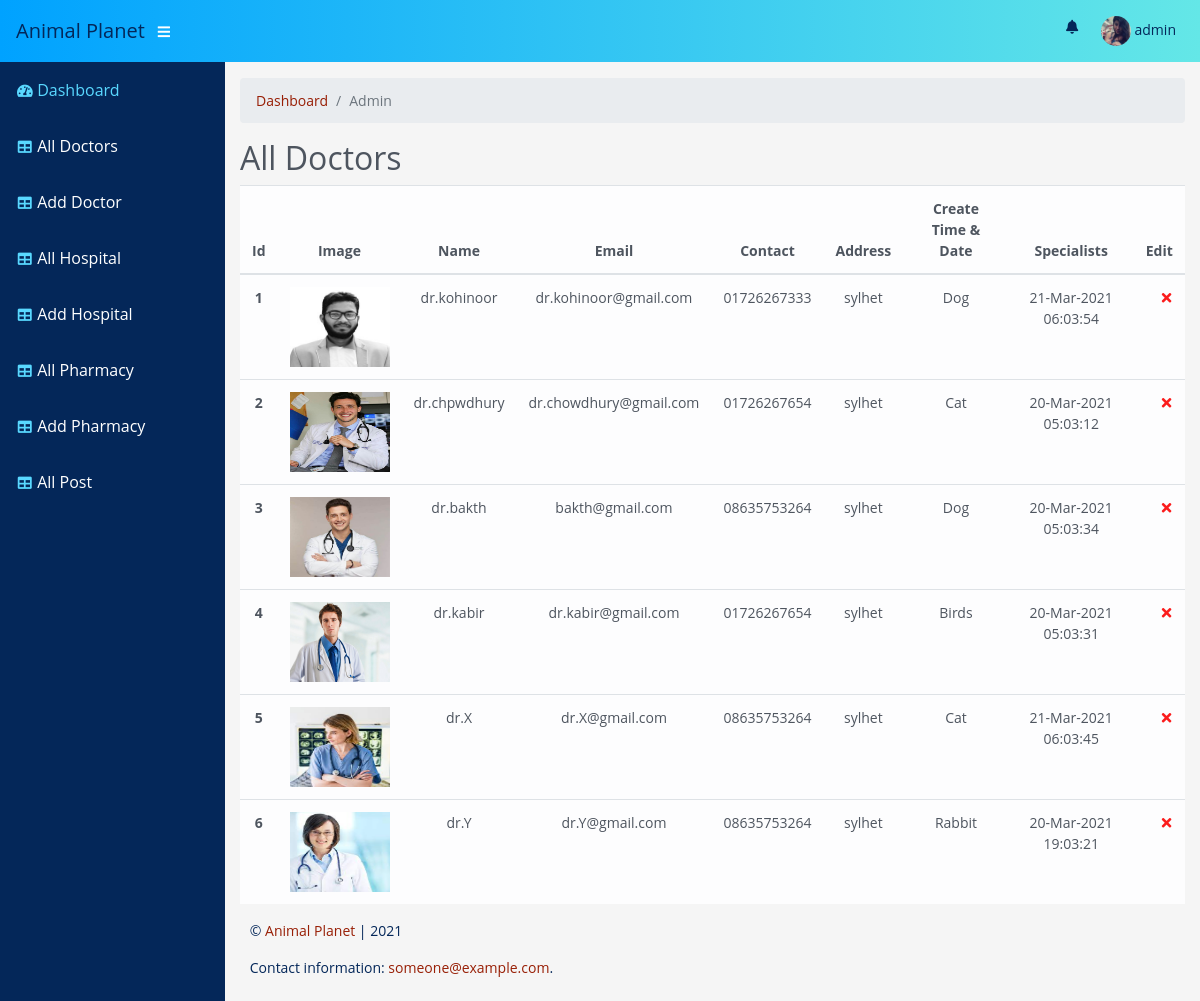
The app's page /admin/index.php?page=allDoctors (signed in) with its own data.
### tables this page shows
CREATE TABLE `users` (
  `id` bigint(20) UNSIGNED NOT NULL,
  `name` varchar(255) NOT NULL,
  `email` varchar(255) NOT NULL,
  `user_type` varchar(255) NOT NULL DEFAULT 'user',
  `phone` varchar(255) DEFAULT NULL,
  `address` varchar(255) DEFAULT NULL,
  `specialists` varchar(255) DEFAULT NULL,
  `password` varchar(255) NOT NULL,
  `created_at` timestamp NULL DEFAULT NULL,
  `updated_at` timestamp NULL DEFAULT NULL
);

CREATE TABLE `images` (
  `id` bigint(20) UNSIGNED NOT NULL,
  `url` varchar(255) NOT NULL,
  `image_src` varchar(255) NOT NULL,
  `user_id` bigint(20) UNSIGNED NOT NULL,
  `created_at` timestamp NULL DEFAULT NULL,
  `updated_at` timestamp NULL DEFAULT NULL
);

### controller/db_functions.php (called while the page is built, shortened)
<?php
class  DB_Functions
{
    private $conn;
    function __construct()
    {
        require_once 'connect.php';
        $db = new Connect();
        $this->conn = $db->connection();
    }
    public static function db()
    {
        return new DB_Functions();
    }
    function getImages($image_src, $user_id)
    {
        $result = $this->conn->prepare("SELECT * FROM images WHERE image_src =? and user_id =? ORDER BY id DESC");
        $result->bind_param("ss", $image_src, $user_id);
        $result->execute();
        $images = $result->get_result()->fetch_all(MYSQLI_ASSOC);
        return $images;
    }
    function getDoctors()
    {
        $query = "SELECT
  users.*,
  COUNT(posts.doctor_id) AS Total
FROM
  users
LEFT JOIN posts ON users.id = posts.doctor_id
WHERE users.user_type = 'doctor'
GROUP BY users.id,users.name ORDER BY Total DESC;";
        $result = $this->conn->query($query) or die($this->conn->error . __LINE__);
        return $result;
    }
}

### controller/connect.php (called while the page is built, shortened)
<?php
class Connect
{
    public function connection()
    {
        $this->connect = new mysqli(DB_HOST, DB_USER, DB_PASSWORD, DB_DATABASE);
        return $this->connect;
    }
}

### controller/dashboard_value.php (called while the page is built, shortened)
<?php
include "../controller/db_functions.php";
class DashboardValue extends DB_Functions
{
    public static function getAllDoctor()
    {
        return self::db()->getDoctors();
    }
    public static function getDoctorImage($id)
    {
        $value = self::db()->getImages('doctor', $id);
        if (!empty($value)) {
            return $value[0]['url'];
        } else {
            return null;
        }
    }
}

### admin/allDoctors.php (the view, shortened to what this page needs)
<?php
include "../controller/dashboard_value.php";
?>
<div class="container-fluid">
    <ol class="breadcrumb">
        <li class="breadcrumb-item">
            <a href="">Dashboard</a>
        </li>
        <li class="breadcrumb-item active">Admin</li>
    </ol>
    <div class="container-fluid">
        <div class="row">
            <h2>All Doctors</h2>
            <div class="table-responsive">
                <table class="table table-light">
                    <thead class="text-center">
                    <tr>
                        <th scope="col">Id</th>
                        <th scope="col">Image</th>
                        <th scope="col">Name</th>
                        <th scope="col">Email</th>
                        <th scope="col">Contact</th>
                        <th scope="col">Address</th>
                        <th scope="col">Create Time & Date</th>
                        <th scope="col">Specialists</th>
                        <th scope="col">Edit</th>
                    </tr>
                    </thead>
                    <tbody>
                    <?php
                    $result = DashboardValue::getAllDoctor();
                    $x = 0;
                    while ($item = mysqli_fetch_assoc($result)) {
                        $x++;
                        ?>
                        <tr>
                            <th><?php echo $x; ?></th>
                            <td><img height="80" width="100"
                                    <?php
                                    $image = DashboardValue::getDoctorImage($item['id']);
                                    if ($image == null) {
                                        ?>
                                        src="./resource/img/doc-1.png"
                                    <?php
                                    } else {
                                        ?>
                                        src="../userview/uploads/<?php echo DashboardValue::getDoctorImage($item['id']); ?>"
                                    <?php
                                    } ?>
                                     alt=""/></td>
                            <td><?php echo $item['name']; ?></td>
                            <td><?php echo $item['email']; ?></td>
                            <td><?php echo $item['phone']; ?></td>
                            <td><?php echo $item['address']; ?></td>
                            <td><?php echo $item['specialists']; ?></td>
                            <td><?php echo date_format(date_create($item['created_at']), "d-M-Y H:m:s"); ?></td>
                            <td>
                                <a id="deleteDoctor" data-id="<?php echo $item['id']; ?>" href="#"> <i
                                            class="fas fa-times delete"></i></a>&nbsp;
                            </td>
                        </tr>
                        <?php
                    }
                    ?>
                    </tbody>
                </table>
            </div>
        </div>
    </div>
    <div class="row">
        <div class="col-md-12">
            <div class="footer">
                <p>&copy; <a href="#">Animal Planet </a> | 2021</p>
                <p>
                    Contact information:
                    <a href="mailto:someone@example.com">someone@example.com</a>.
                </p>
            </div>
        </div>
    </div>
</div>

### admin/resource/css/main.css (style rules this page uses)
html { position: relative; min-height: 100%; }
body { height: 100%; }
.breadcrumb li a { color: rgb(89, 216, 255)enrod; }
:root { --input-padding-x: 0.75rem; --input-padding-y: 0.75rem; }
.table tbody tr { text-align: center; }
.table tbody tr .delete { color: #FB1C1C; }
body { font-family: "Open Sans", sans-serif; color: #4e555f; font-size: 14px; }
a { color: #981F06; }
.delete, .absent { color: #FB1C1C; }
.footer { position: absolute; padding-left: 1%; width: 100%; color: #042759; text-align: left; }

### records on screen
users: id.url (picture), name "dr.kohinoor", email "dr.kohinoor@gmail.com", phone "01726267333", address "sylhet", specialists "Dog", created_at "21-Mar-2021 06:03:54"
users: id.url (picture), name "dr.chpwdhury", email "dr.chowdhury@gmail.com", phone "01726267654", address "sylhet", specialists "Cat", created_at "20-Mar-2021 05:03:12"
users: id.url (picture), name "dr.bakth", email "bakth@gmail.com", phone "08635753264", address "sylhet", specialists "Dog", created_at "20-Mar-2021 05:03:34"
users: id.url (picture), name "dr.kabir", email "dr.kabir@gmail.com", phone "01726267654", address "sylhet", specialists "Birds", created_at "20-Mar-2021 05:03:31"
users: id.url (picture), name "dr.X", email "dr.X@gmail.com", phone "08635753264", address "sylhet", specialists "Cat", created_at "21-Mar-2021 06:03:45"
users: id.url (picture), name "dr.Y", email "dr.Y@gmail.com", phone "08635753264", address "sylhet", specialists "Rabbit", created_at "20-Mar-2021 19:03:21"

### other values on screen
Session::get("name") "admin"
